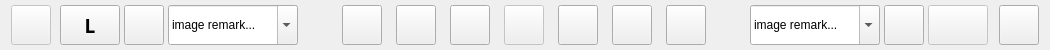
         <widget class="QFrame" name="frame_controlBar">
          <property name="minimumSize">
           <size>
            <width>0</width>
            <height>50</height>
           </size>
          </property>
          <property name="maximumSize">
           <size>
            <width>16777215</width>
            <height>50</height>
           </size>
          </property>
          <property name="styleSheet">
           <string notr="true"/>
          </property>
          <property name="frameShape">
           <enum>QFrame::NoFrame</enum>
          </property>
          <property name="frameShadow">
           <enum>QFrame::Raised</enum>
          </property>
          <property name="lineWidth">
           <number>0</number>
          </property>
          <layout class="QHBoxLayout" name="horizontalLayout_4">
           <property name="spacing">
            <number>4</number>
           </property>
           <property name="leftMargin">
            <number>11</number>
           </property>
           <property name="topMargin">
            <number>5</number>
           </property>
           <property name="rightMargin">
            <number>11</number>
           </property>
           <property name="bottomMargin">
            <number>5</number>
           </property>
           <item>
            <widget class="QPushButton" name="btn_menu2">
             <property name="enabled">
              <bool>false</bool>
             </property>
             <property name="sizePolicy">
              <sizepolicy hsizetype="Fixed" vsizetype="Fixed">
               <horstretch>0</horstretch>
               <verstretch>0</verstretch>
              </sizepolicy>
             </property>
             <property name="minimumSize">
              <size>
               <width>40</width>
               <height>40</height>
              </size>
             </property>
             <property name="maximumSize">
              <size>
               <width>40</width>
               <height>40</height>
              </size>
             </property>
             <property name="text">
              <string/>
             </property>
             <property name="iconSize">
              <size>
               <width>30</width>
               <height>30</height>
              </size>
             </property>
            </widget>
           </item>
           <item>
            <spacer name="horizontalSpacer_6">
             <property name="orientation">
              <enum>Qt::Horizontal</enum>
             </property>
             <property name="sizeType">
              <enum>QSizePolicy::Fixed</enum>
             </property>
             <property name="sizeHint" stdset="0">
              <size>
               <width>5</width>
               <height>20</height>
              </size>
             </property>
            </spacer>
           </item>
           <item>
            <widget class="QPushButton" name="btn_imgSwitch">
             <property name="sizePolicy">
              <sizepolicy hsizetype="Preferred" vsizetype="Preferred">
               <horstretch>0</horstretch>
               <verstretch>0</verstretch>
              </sizepolicy>
             </property>
             <property name="minimumSize">
              <size>
               <width>60</width>
               <height>40</height>
              </size>
             </property>
             <property name="maximumSize">
              <size>
               <width>60</width>
               <height>40</height>
              </size>
             </property>
             <property name="font">
              <font>
               <family>Century Gothic</family>
               <pointsize>14</pointsize>
               <weight>75</weight>
               <italic>false</italic>
               <bold>true</bold>
              </font>
             </property>
             <property name="styleSheet">
              <string notr="true"/>
             </property>
             <property name="text">
              <string>L</string>
             </property>
            </widget>
           </item>
           <item>
            <widget class="QPushButton" name="btn_filter">
             <property name="sizePolicy">
              <sizepolicy hsizetype="Fixed" vsizetype="Fixed">
               <horstretch>0</horstretch>
               <verstretch>0</verstretch>
              </sizepolicy>
             </property>
             <property name="minimumSize">
              <size>
               <width>40</width>
               <height>40</height>
              </size>
             </property>
             <property name="maximumSize">
              <size>
               <width>40</width>
               <height>40</height>
              </size>
             </property>
             <property name="text">
              <string/>
             </property>
             <property name="icon">
              <iconset resource="ressources.qrc">
               <normaloff>:/icons/icons/filter.png</normaloff>:/icons/icons/filter.png</iconset>
             </property>
             <property name="iconSize">
              <size>
               <width>30</width>
               <height>30</height>
              </size>
             </property>
            </widget>
           </item>
           <item>
            <widget class="QComboBox" name="comboBox_imgRemark">
             <property name="sizePolicy">
              <sizepolicy hsizetype="Preferred" vsizetype="Preferred">
               <horstretch>0</horstretch>
               <verstretch>0</verstretch>
              </sizepolicy>
             </property>
             <property name="minimumSize">
              <size>
               <width>0</width>
               <height>40</height>
              </size>
             </property>
             <property name="maximumSize">
              <size>
               <width>16777215</width>
               <height>40</height>
              </size>
             </property>
             <property name="editable">
              <bool>true</bool>
             </property>
             <item>
              <property name="text">
               <string>image remark...</string>
              </property>
             </item>
             <item>
              <property name="text">
               <string>low turbidity</string>
              </property>
             </item>
             <item>
              <property name="text">
               <string>medium turbidity</string>
              </property>
             </item>
             <item>
              <property name="text">
               <string>high turbidity</string>
              </property>
             </item>
             <item>
              <property name="text">
               <string>wrong illumination</string>
              </property>
             </item>
             <item>
              <property name="text">
               <string>without flashlight</string>
              </property>
             </item>
            </widget>
           </item>
           <item>
            <spacer name="horizontalSpacer_3">
             <property name="orientation">
              <enum>Qt::Horizontal</enum>
             </property>
             <property name="sizeHint" stdset="0">
              <size>
               <width>40</width>
               <height>20</height>
              </size>
             </property>
            </spacer>
           </item>
           <item>
            <widget class="QPushButton" name="btn_zoom">
             <property name="sizePolicy">
              <sizepolicy hsizetype="Preferred" vsizetype="Preferred">
               <horstretch>0</horstretch>
               <verstretch>0</verstretch>
              </sizepolicy>
             </property>
             <property name="minimumSize">
              <size>
               <width>40</width>
               <height>40</height>
              </size>
             </property>
             <property name="maximumSize">
              <size>
               <width>40</width>
               <height>40</height>
              </size>
             </property>
             <property name="text">
              <string/>
             </property>
             <property name="icon">
              <iconset resource="ressources.qrc">
               <normaloff>:/icons/icons/glass.png</normaloff>:/icons/icons/glass.png</iconset>
             </property>
             <property name="iconSize">
              <size>
               <width>30</width>
               <height>30</height>
              </size>
             </property>
            </widget>
           </item>
           <item>
            <spacer name="horizontalSpacer_59">
             <property name="orientation">
              <enum>Qt::Horizontal</enum>
             </property>
             <property name="sizeType">
              <enum>QSizePolicy::Fixed</enum>
             </property>
             <property name="sizeHint" stdset="0">
              <size>
               <width>10</width>
               <height>20</height>
              </size>
             </property>
            </spacer>
           </item>
           <item>
            <widget class="QPushButton" name="btn_add">
             <property name="sizePolicy">
              <sizepolicy hsizetype="Preferred" vsizetype="Preferred">
               <horstretch>0</horstretch>
               <verstretch>0</verstretch>
              </sizepolicy>
             </property>
             <property name="minimumSize">
              <size>
               <width>40</width>
               <height>40</height>
              </size>
             </property>
             <property name="maximumSize">
              <size>
               <width>40</width>
               <height>40</height>
              </size>
             </property>
             <property name="text">
              <string/>
             </property>
             <property name="icon">
              <iconset resource="ressources.qrc">
               <normaloff>:/icons/icons/plus.png</normaloff>:/icons/icons/plus.png</iconset>
             </property>
             <property name="iconSize">
              <size>
               <width>30</width>
               <height>30</height>
              </size>
             </property>
            </widget>
           </item>
           <item>
            <spacer name="horizontalSpacer_55">
             <property name="orientation">
              <enum>Qt::Horizontal</enum>
             </property>
             <property name="sizeType">
              <enum>QSizePolicy::Fixed</enum>
             </property>
             <property name="sizeHint" stdset="0">
              <size>
               <width>10</width>
               <height>20</height>
              </size>
             </property>
            </spacer>
           </item>
           <item>
            <widget class="QPushButton" name="btn_previous">
             <property name="sizePolicy">
              <sizepolicy hsizetype="Preferred" vsizetype="Preferred">
               <horstretch>0</horstretch>
               <verstretch>0</verstretch>
              </sizepolicy>
             </property>
             <property name="minimumSize">
              <size>
               <width>40</width>
               <height>40</height>
              </size>
             </property>
             <property name="maximumSize">
              <size>
               <width>40</width>
               <height>40</height>
              </size>
             </property>
             <property name="text">
              <string/>
             </property>
             <property name="icon">
              <iconset resource="ressources.qrc">
               <normaloff>:/icons/icons/arrow_left_small.png</normaloff>:/icons/icons/arrow_left_small.png</iconset>
             </property>
             <property name="iconSize">
              <size>
               <width>30</width>
               <height>30</height>
              </size>
             </property>
            </widget>
           </item>
           <item>
            <spacer name="horizontalSpacer_61">
             <property name="orientation">
              <enum>Qt::Horizontal</enum>
             </property>
             <property name="sizeType">
              <enum>QSizePolicy::Fixed</enum>
             </property>
             <property name="sizeHint" stdset="0">
              <size>
               <width>10</width>
               <height>20</height>
              </size>
             </property>
            </spacer>
           </item>
           <item>
            <widget class="QPushButton" name="btn_placeholder">
             <property name="enabled">
              <bool>false</bool>
             </property>
             <property name="sizePolicy">
              <sizepolicy hsizetype="Fixed" vsizetype="Fixed">
               <horstretch>0</horstretch>
               <verstretch>0</verstretch>
              </sizepolicy>
             </property>
             <property name="minimumSize">
              <size>
               <width>40</width>
               <height>40</height>
              </size>
             </property>
             <property name="maximumSize">
              <size>
               <width>40</width>
               <height>40</height>
              </size>
             </property>
             <property name="text">
              <string/>
             </property>
             <property name="iconSize">
              <size>
               <width>30</width>
               <height>30</height>
              </size>
             </property>
            </widget>
           </item>
           <item>
            <spacer name="horizontalSpacer_62">
             <property name="orientation">
              <enum>Qt::Horizontal</enum>
             </property>
             <property name="sizeType">
              <enum>QSizePolicy::Fixed</enum>
             </property>
             <property name="sizeHint" stdset="0">
              <size>
               <width>10</width>
               <height>20</height>
              </size>
             </property>
            </spacer>
           </item>
           <item>
            <widget class="QPushButton" name="btn_next">
             <property name="sizePolicy">
              <sizepolicy hsizetype="Preferred" vsizetype="Preferred">
               <horstretch>0</horstretch>
               <verstretch>0</verstretch>
              </sizepolicy>
             </property>
             <property name="minimumSize">
              <size>
               <width>40</width>
               <height>40</height>
              </size>
             </property>
             <property name="maximumSize">
              <size>
               <width>40</width>
               <height>40</height>
              </size>
             </property>
             <property name="text">
              <string/>
             </property>
             <property name="icon">
              <iconset resource="ressources.qrc">
               <normaloff>:/icons/icons/arrow_right_small.png</normaloff>:/icons/icons/arrow_right_small.png</iconset>
             </property>
             <property name="iconSize">
              <size>
               <width>30</width>
               <height>30</height>
              </size>
             </property>
            </widget>
           </item>
           <item>
            <spacer name="horizontalSpacer_60">
             <property name="orientation">
              <enum>Qt::Horizontal</enum>
             </property>
             <property name="sizeType">
              <enum>QSizePolicy::Fixed</enum>
             </property>
             <property name="sizeHint" stdset="0">
              <size>
               <width>10</width>
               <height>20</height>
              </size>
             </property>
            </spacer>
           </item>
           <item>
            <widget class="QPushButton" name="btn_delete">
             <property name="sizePolicy">
              <sizepolicy hsizetype="Preferred" vsizetype="Preferred">
               <horstretch>0</horstretch>
               <verstretch>0</verstretch>
              </sizepolicy>
             </property>
             <property name="minimumSize">
              <size>
               <width>40</width>
               <height>40</height>
              </size>
             </property>
             <property name="maximumSize">
              <size>
               <width>40</width>
               <height>40</height>
              </size>
             </property>
             <property name="text">
              <string/>
             </property>
             <property name="icon">
              <iconset resource="ressources.qrc">
               <normaloff>:/icons/icons/bin_closed.png</normaloff>:/icons/icons/bin_closed.png</iconset>
             </property>
             <property name="iconSize">
              <size>
               <width>30</width>
               <height>30</height>
              </size>
             </property>
            </widget>
           </item>
           <item>
            <spacer name="horizontalSpacer_63">
             <property name="orientation">
              <enum>Qt::Horizontal</enum>
             </property>
             <property name="sizeType">
              <enum>QSizePolicy::Fixed</enum>
             </property>
             <property name="sizeHint" stdset="0">
              <size>
               <width>10</width>
               <height>20</height>
              </size>
             </property>
            </spacer>
           </item>
           <item>
            <widget class="QPushButton" name="btn_undo">
             <property name="sizePolicy">
              <sizepolicy hsizetype="Preferred" vsizetype="Preferred">
               <horstretch>0</horstretch>
               <verstretch>0</verstretch>
              </sizepolicy>
             </property>
             <property name="minimumSize">
              <size>
               <width>40</width>
               <height>40</height>
              </size>
             </property>
             <property name="maximumSize">
              <size>
               <width>40</width>
               <height>40</height>
              </size>
             </property>
             <property name="text">
              <string/>
             </property>
             <property name="icon">
              <iconset resource="ressources.qrc">
               <normaloff>:/icons/icons/undo.png</normaloff>:/icons/icons/undo.png</iconset>
             </property>
             <property name="iconSize">
              <size>
               <width>30</width>
               <height>30</height>
              </size>
             </property>
            </widget>
           </item>
           <item>
            <spacer name="horizontalSpacer_7">
             <property name="orientation">
              <enum>Qt::Horizontal</enum>
             </property>
             <property name="sizeType">
              <enum>QSizePolicy::Expanding</enum>
             </property>
             <property name="sizeHint" stdset="0">
              <size>
               <width>40</width>
               <height>20</height>
              </size>
             </property>
            </spacer>
           </item>
           <item>
            <widget class="QComboBox" name="comboBox_imgRemark_4">
             <property name="sizePolicy">
              <sizepolicy hsizetype="Preferred" vsizetype="Preferred">
               <horstretch>0</horstretch>
               <verstretch>0</verstretch>
              </sizepolicy>
             </property>
             <property name="minimumSize">
              <size>
               <width>0</width>
               <height>40</height>
              </size>
             </property>
             <property name="maximumSize">
              <size>
               <width>16777215</width>
               <height>40</height>
              </size>
             </property>
             <property name="editable">
              <bool>true</bool>
             </property>
             <item>
              <property name="text">
               <string>image remark...</string>
              </property>
             </item>
             <item>
              <property name="text">
               <string>low turbidity</string>
              </property>
             </item>
             <item>
              <property name="text">
               <string>medium turbidity</string>
              </property>
             </item>
             <item>
              <property name="text">
               <string>high turbidity</string>
              </property>
             </item>
             <item>
              <property name="text">
               <string>wrong illumination</string>
              </property>
             </item>
             <item>
              <property name="text">
               <string>without flashlight</string>
              </property>
             </item>
            </widget>
           </item>
           <item>
            <widget class="QPushButton" name="btn_filter_3">
             <property name="sizePolicy">
              <sizepolicy hsizetype="Fixed" vsizetype="Fixed">
               <horstretch>0</horstretch>
               <verstretch>0</verstretch>
              </sizepolicy>
             </property>
             <property name="minimumSize">
              <size>
               <width>40</width>
               <height>40</height>
              </size>
             </property>
             <property name="maximumSize">
              <size>
               <width>40</width>
               <height>40</height>
              </size>
             </property>
             <property name="text">
              <string/>
             </property>
             <property name="iconSize">
              <size>
               <width>30</width>
               <height>30</height>
              </size>
             </property>
            </widget>
           </item>
           <item>
            <widget class="QPushButton" name="btn_imgSwitch_3">
             <property name="enabled">
              <bool>false</bool>
             </property>
             <property name="sizePolicy">
              <sizepolicy hsizetype="Preferred" vsizetype="Preferred">
               <horstretch>0</horstretch>
               <verstretch>0</verstretch>
              </sizepolicy>
             </property>
             <property name="minimumSize">
              <size>
               <width>60</width>
               <height>40</height>
              </size>
             </property>
             <property name="maximumSize">
              <size>
               <width>60</width>
               <height>40</height>
              </size>
             </property>
             <property name="font">
              <font>
               <family>Century Gothic</family>
               <pointsize>14</pointsize>
               <weight>75</weight>
               <italic>false</italic>
               <bold>true</bold>
              </font>
             </property>
             <property name="styleSheet">
              <string notr="true"/>
             </property>
             <property name="text">
              <string/>
             </property>
            </widget>
           </item>
           <item>
            <spacer name="horizontalSpacer_5">
             <property name="orientation">
              <enum>Qt::Horizontal</enum>
             </property>
             <property name="sizeType">
              <enum>QSizePolicy::Fixed</enum>
             </property>
             <property name="sizeHint" stdset="0">
              <size>
               <width>7</width>
               <height>20</height>
              </size>
             </property>
            </spacer>
           </item>
           <item>
            <widget class="QPushButton" name="btn_menu">
             <property name="sizePolicy">
              <sizepolicy hsizetype="Fixed" vsizetype="Fixed">
               <horstretch>0</horstretch>
               <verstretch>0</verstretch>
              </sizepolicy>
             </property>
             <property name="minimumSize">
              <size>
               <width>40</width>
               <height>40</height>
              </size>
             </property>
             <property name="maximumSize">
              <size>
               <width>40</width>
               <height>40</height>
              </size>
             </property>
             <property name="text">
              <string/>
             </property>
             <property name="icon">
              <iconset resource="ressources.qrc">
               <normaloff>:/icons/icons/menu.png</normaloff>:/icons/icons/menu.png</iconset>
             </property>
             <property name="iconSize">
              <size>
               <width>30</width>
               <height>30</height>
              </size>
             </property>
            </widget>
           </item>
          </layout>
         </widget>
